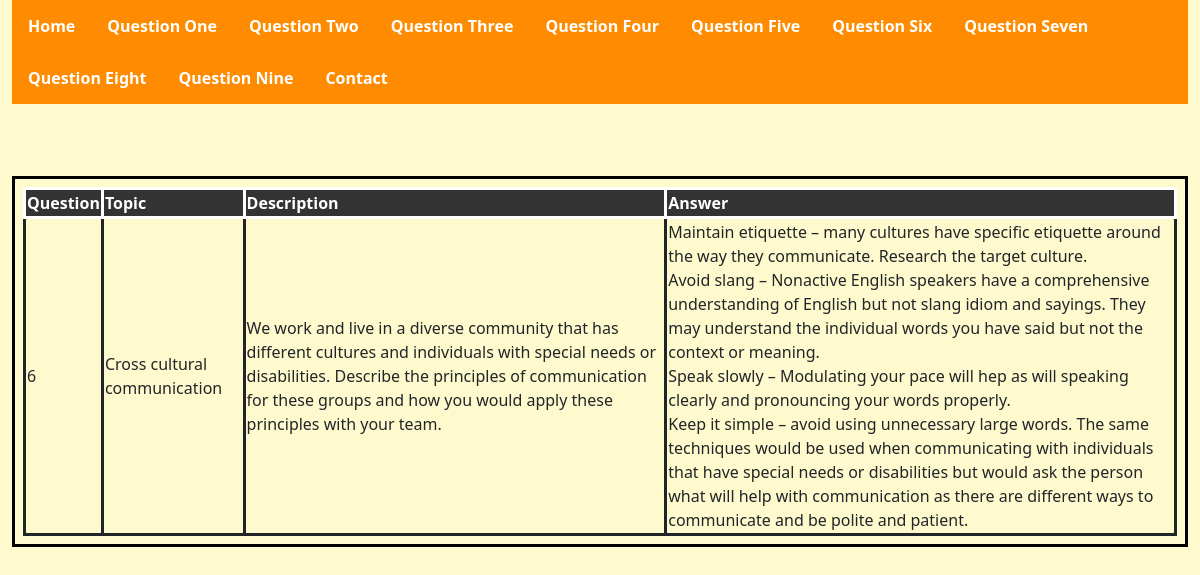
The app's page /Question6.php with its own data.
### tables this page shows
CREATE TABLE `questions` (
  `Question` int(11) NOT NULL AUTO_INCREMENT,
  `Topic` text NOT NULL,
  `Description` text NOT NULL,
  `Answer` text NOT NULL,
  UNIQUE KEY `Question` (`Question`)
);

### Question6.php (the view, shortened to what this page needs)
<!DOCTYPE html>
<html>
<head>
<link href="https://cdn.jsdelivr.net/npm/bootstrap@5.0.2/dist/css/bootstrap.min.css" rel="stylesheet">
 <link rel="stylesheet" href="formating.css">
</head>
<body>
<div class = 'container-fluid', id= "Question6">
<?php
     include_once('navigation.php');
$mysqli = new mysqli("localhost", "root", "MyWeb20", "assessmentTwo");
?>
<br>
<br>
<br>
<div class="Table">
<table>
<div class ="Tablehead">
            <thead>
            <th>Question</th>
            <th>Topic</th>
            <th>Description</th>
            <th>Answer</th>
            </thead>
</div>
<?php
$sql = "SELECT * FROM questions WHERE Question = 6";
if($result = $mysqli->query($sql)){
    if($result->num_rows > 0){
        while($row = $result->fetch_array()){
?>
           <tr>
             <td> <?php echo  $row['Question'] ?></td>
             <td> <?php echo $row['Topic']?> </td>
             <td><?php echo $row['Description']?></td>
             <td><?php echo  $row['Answer'] ?></td>
            </tr>
      </table>
</div>
<?php
}
    } else{
        echo "No records matching your query were found.";
    }
} else{
    echo "ERROR: Could not able to execute $sql. " . $mysqli->error;
}
?>
</body>
</html>

### formating.css (style rules this page uses)
body { background-color: #fffacd; }
thead { background-color: #333; color: white; }
.Table { border: 3px solid black; padding: 8px; }
.Tablehead { font-weight: bold; font-size: 30px; }
table, th, td { border:3px solid; }

### records on screen
questions: Question "6", Topic "Cross cultural communication", Description "We work and live in a diverse community that has different cultures and individuals with special needs or disabilities. Describe the principles of communication for these groups and how you would apply these principles with your team.", Answer "Maintain etiquette – many cultures have specific etiquette around the way they communicate. Research the target culture. Avoid slang – Nonactive English speakers have a comprehensive understanding of English but not slang idiom and sayings. They may understand the individual words you have said but not the context or meaning. Speak slowly – Modulating your pace will hep as will speaking clearly and pronouncing your words properly. Keep it simple – avoid using unnecessary large words. The same techniques would be used when communicating with individuals that have special needs or disabilities but would ask the person what will help with communication as there are different ways to…"
